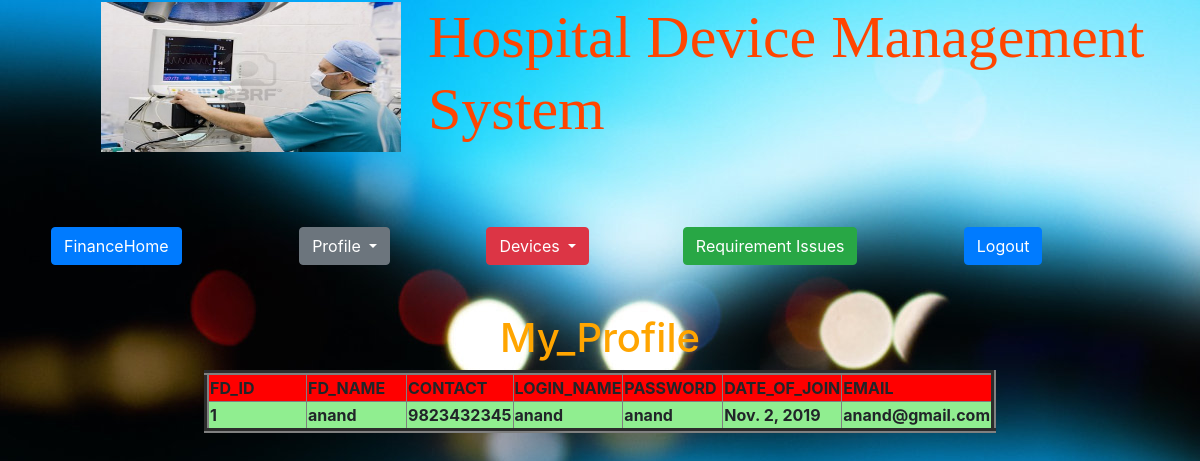
The page /HDMS_FINANCE/view_fd_profile/ (signed in) on the database its author committed.
### HDMS_ADMIN/models.py (models this page shows)
class FinanceDepartment(models.Model):
    Fd_id = models.IntegerField(primary_key=True)
    Fd_name = models.CharField(max_length=30)
    Fd_loginname = models.CharField(max_length=30, unique=True)
    Fd_password = models.CharField(max_length=30)
    Fd_doj = models.DateField()
    Fd_contact = models.IntegerField(unique=True,)
    Fd_email = models.EmailField(unique=True)
    type = models.CharField(max_length=30)

### HDMS_FINANCE/views.py (the view)
# urls.py: path('view_fd_profile/',views.ViewProfile.as_view(),name="view_fd_profile"),
class ViewProfile(View):
    def get(self,request):
        un=request.session["uname"]
        result=FinanceDepartment.objects.get(Fd_loginname=un)
        return render(request,"view_onefd.html",{"data":result})

### templates/view_onefd.html (shortened to what this page needs)
{% include 'hdms_FinDephome.html' %}
<h1 align="center"style="color: orange"> My_Profile</h1>
 <table align="center" border="5" width="0" bgcolor="#90ee90">
 <tr>
     <th width="100"style="background:red">FD_ID</th>
     <th width="100" style="background:red">FD_NAME</th>
     <th width="100" style="background:red">CONTACT</th>
     <th width="100" style="background:red">LOGIN_NAME</th>
     <th width="100" style="background:red">PASSWORD</th>
     <th width="100" style="background:red">DATE_OF_JOIN</th>
     <th width="100" style="background:red">EMAIL</th>
 </tr>
    <tr>
        <th>
            {{ data.Fd_id }}
        </th>
        <th>
            {{ data.Fd_name }}
        </th>
        <th>
            {{ data.Fd_contact}}
        </th>
    <th>
            {{ data.Fd_loginname}}
        </th>
    <th>
            {{ data.Fd_password }}
        </th>
    <th>
            {{ data.Fd_doj}}
        </th>
    <th>
            {{ data.Fd_email}}
        </th>
    </tr>
   </table>

### rows shown on the page
FinanceDepartment: Fd_id "1", Fd_name "anand", Fd_contact "9823432345", Fd_loginname "anand", Fd_password "anand", Fd_doj "Nov. 2, 2019", Fd_email "anand@gmail.com"
